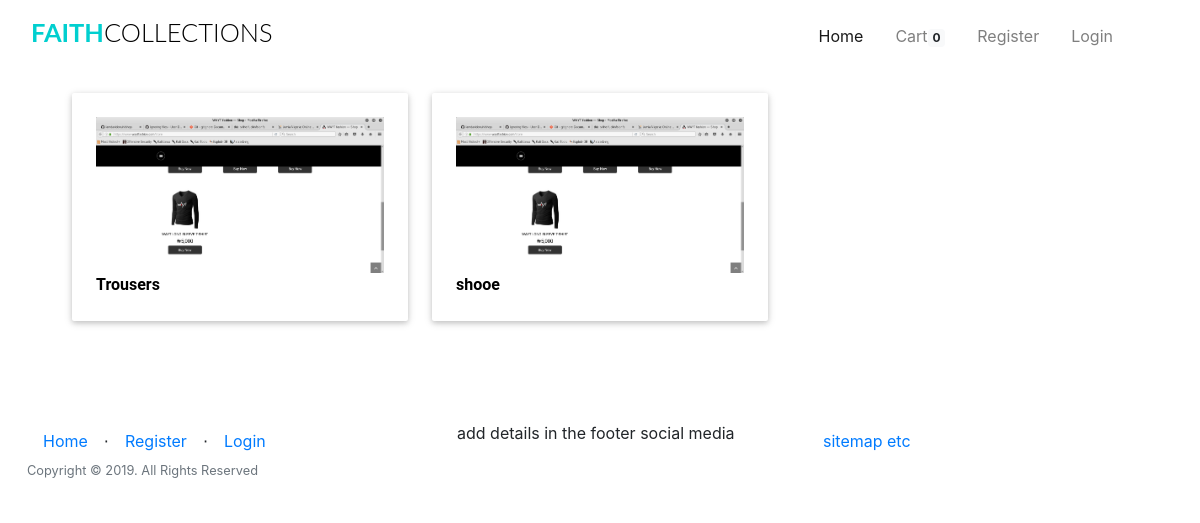
Page /home/ on the earlier database version.
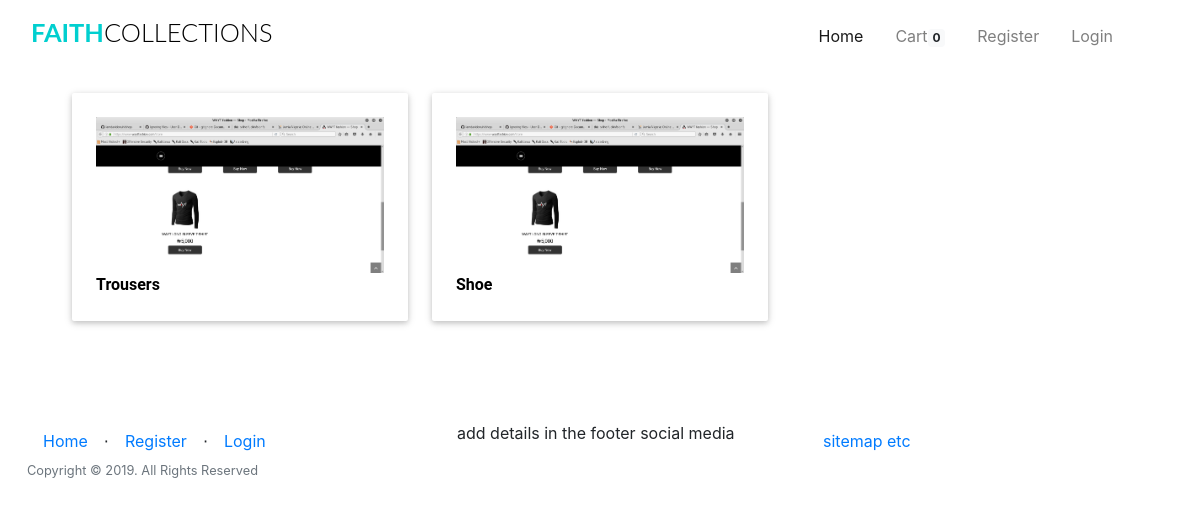
Same page on the later database version.
### app/models.py (models this page shows, shortened)
class Categories(db.Model):
	id = db.Column(db.Integer, primary_key=True)
	category_name  = db.Column(db.String(20), index = True)
	product = db.relationship('Products', backref='products_categories')

### app/home/routes.py (the view)
@home.route('/home/')
def homepage():
	categories = Categories.query.all()
	products = Products.query.all()
	if current_user.is_anonymous:
		count = 0
	else:
		count = Kart.query.filter_by(user_id =current_user.id).count()
	return render_template("home/index.html", title = 'Website name',
	categories = categories, products = products, count=count)

### app/templates/home/index.html (shortened to what this page needs)
{% extends "base.html" %}
{% block body %}
<body>
	<div class="container-fluid">
	{% if categories %}
	<div class="row d-block">
		{% for category in categories %}
	<a href="{{ url_for('home.shop_by_category', id=category.id) }}">
		<div class="col l4 s12 m6" >
			<div class="card-panel hoverable" style="max-height:270px; background-color:#FFFFFF;">
					<div class="card-image" style="margin-left:auto;margin-right: auto;">
							<img class="responsive-img" src="{{url_for('static', filename = 'test.png')}}"  >
							<div class="caption">
							<span class="card-title" style="margin-bottom:7px;">
								<strong style="font-size:16px;font-family: 'Roboto', sans-serif;color: #000;">
									{{ category.category_name }}
								</strong>
							</span>
							</div>
						</div>
				</div>
		</div>
	</a>
		{% endfor %}
	</div>
	{% endif %}
	</div>
</body>
{% endblock %}

### app/templates/base.html (shortened to what this page needs)
<html>
    <head>
        <link href="{{ url_for('static', filename='css/bootstrap.min.css') }}"rel="stylesheet">
        <link href="{{ url_for('static', filename='css/st.css') }}"rel="stylesheet">
    </head>
    <body>
            <div class="container-fluid mt-1 mb-3">
                <nav class="navbar navbar-expand-lg navbar-light">
                    <h1 class="brand_name">
                        <a class="navbar-brand" href="{{ url_for('home.homepage') }}">Faith<span>Collections</span></a>
                    </h1>
                    <div class="collapse navbar-collapse" id="navbarTogglerDemo03">
                    <ul class="navbar-nav ml-auto mr-5 mt-2 mt-lg-0">
                            {% if current_user.is_authenticated %}
                            {% if current_user.is_admin %}
                            <li class="nav-item ml-3">
                              <a class="nav-link active" href="{{ url_for('home.admin_dashboard') }}">Dashboard</a>
                            </li>
                            <li class="nav-item ml-3">
                              <a class="nav-link" href="{{ url_for('admin.list_categories') }}">Categories</a>
                            </li>
                            <li class="nav-item ml-3">
                              <a class="nav-link" href="{{ url_for('admin.list_products') }}">Products</a>
                            </li>
                            <li class="nav-item ml-3">
                              <a class="nav-link" href="#" >Orders</a>
                            </li>
                            {% else %}
                              <li class="nav-item ml-3">
                                <a class="nav-link" href="{{ url_for('users.cart') }}">Cart<span class="badge badge-light">{{ count }}</span></a>
                              </li>
                              {% endif %}
                              <li class="nav-item dropdown ml-3">
                                    <a class="nav-link dropdown-toggle" data-toggle="dropdown" href="#" role="button" aria-haspopup="true" aria-expanded="false">
                                        Hi, {{ current_user.firstname }}!</a>
                                    <div class="dropdown-menu">
                                      <a class="dropdown-item" href="{{ url_for('users.profile') }}">Profile</a>
                                      <div class="dropdown-divider"></div>
                                      <a class="dropdown-item" href="{{ url_for('auth.logout') }}">Logout</a>
                                    </div>
                                  </li>
                                {% else %}
                                <li class="nav-item active ml-3">
                                    <a class="nav-link" href="{{ url_for('home.homepage') }}">Home <span class="sr-only">(current)</span></a>
                                    </li>
                                    <li class="nav-item ml-3">
                                      <a class="nav-link" href="{{ url_for('users.cart') }}">Cart<span class="badge badge-light">{{ count }}</span></a>
                                    </li>
                                    <li class="nav-item ml-3">
                                      <a class="nav-link" href="{{ url_for('auth.register') }}">Register</a>
                                    </li>
                                    <li class="nav-item ml-3">
                                        <a class="nav-link" href="{{ url_for('auth.login') }}">Login</a>
                                      </li>
                                    {% endif %}
                    </ul>
                    </div>
                </nav>
            </div>
    <div class=" container">
            {% block body %}
            {% endblock %}
    </div>
    <div class="push"></div>
    <div class="container-fluid">
        <footer>
                <div class="row">
                        <div class="col">
                                <ul class="nav">
                                    <li class=" nav-item" ><a class="nav-link" href="{{ url_for('home.homepage') }}">Home</a></li>
                                    <li class="footer-menu-divider mt-2">⋅</li>
                                    {% if current_user.is_authenticated %}
                                        <li class=" nav-item" ><a class="nav-link" href="{{ url_for('auth.logout') }}">Logout</a></li>
                                    {% else %}
                                        <li class=" nav-item" ><a class="nav-link" href="{{ url_for('auth.register') }}">Register</a></li>
                                        <li class="footer-menu-divider mt-2">⋅</li>
                                        <li class=" nav-item" ><a class="nav-link" href="{{ url_for('auth.login') }}">Login</a></li>
                                    {% endif %}
                                </ul>
                                <p class="copyright text-muted small">Copyright © 2019. All Rights Reserved</p>
                        </div>
                        <div class="col">
                                <ul class="d-inline-block">
                                 <li class="d-inline-block">add details in the footer</li>
                                 <li class="d-inline-block">social media</li>
                                </ul>
                        </div>
                        <div class="col">
                            <ul class="nav">
                            <li class="d-inline-block"><a class="nav-link" href="#">sitemap etc</a></li>
                            </ul>
                        </div>
                </div>
        </footer>
    </div>
    </body>
</html>

### app/static/css/st.css (style rules this page uses)
.brand_name .navbar-brand { font-size:1.59rem; text-transform: uppercase; font-family: 'Lato', sans-serif; font-weight: 700; color: #333; }
.brand_name >.navbar-brand { color:#01CFCF; text-decoration: none; }
.brand_name >.navbar-brand span { color: #000; font-weight: 300; }
.push { height:4em; }
img.responsive-img, video.responsive-video { max-width: 100%; height: auto; }
.card-panel { -webkit-transition:-webkit-box-shadow .25s; transition:-webkit-box-shadow .25s; transition:box-shadow .25s; transition:box-shadow .25s, -webkit-box-shadow .25s;padding:24px; margin:.5rem 0 1rem 0; border-radius:2px;background-color:#fff; box-shadow: 0 2px 5px 0 rgba(0,0,0,0.16),0 2px 10px 0 rgba(0,0,0,0.12); }
.hoverable { -webkit-transition:-webkit-box-shadow .25s; transition:-webskit-box-shadow .25s; transition:box-shadow .25s; transition:box-shadow .25s, -webkit-box-shadow .25s }
.row { margin-left: auto; margin-right: auto; margin-bottom: 20px; }
.row:after { content: ""; display: table; clear: both; }
.row .col { float: left; -webkit-box-sizing: border-box; box-sizing: border-box; padding: 0 0.75rem; min-height: 1px; }
.row .col.s12 { width: 100%; margin-left: auto; left: auto; right: auto; }
@media only screen and (min-width: 601px) { .row .col.m6 { width: 50%; margin-left: auto; left: auto; right: auto; } }
@media only screen and (min-width: 993px) { .row .col.l4 { width: 33.3333333333%; margin-left: auto; left: auto; right: auto; } }

Differences in the rows shown:
changed Categories: category_name "shooe" → "Shoe"
